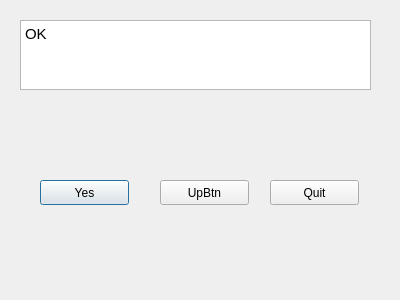
<?xml version="1.0" encoding="UTF-8"?>
<ui version="4.0">
 <class>Dialog</class>
 <widget class="QDialog" name="Dialog">
  <property name="geometry">
   <rect>
    <x>0</x>
    <y>0</y>
    <width>400</width>
    <height>300</height>
   </rect>
  </property>
  <property name="windowTitle">
   <string>Dialog</string>
  </property>
  <widget class="QTextEdit" name="textEdit">
   <property name="geometry">
    <rect>
     <x>20</x>
     <y>20</y>
     <width>351</width>
     <height>70</height>
    </rect>
   </property>
   <property name="html">
    <string>&lt;!DOCTYPE HTML PUBLIC &quot;-//W3C//DTD HTML 4.0//EN&quot; &quot;http://www.w3.org/TR/REC-html40/strict.dtd&quot;&gt;
&lt;html&gt;&lt;head&gt;&lt;meta name=&quot;qrichtext&quot; content=&quot;1&quot; /&gt;&lt;style type=&quot;text/css&quot;&gt;
p, li { white-space: pre-wrap; }
&lt;/style&gt;&lt;/head&gt;&lt;body style=&quot; font-family:'Gulim'; font-size:9pt; font-weight:400; font-style:normal;&quot;&gt;
&lt;p style=&quot; margin-top:0px; margin-bottom:0px; margin-left:0px; margin-right:0px; -qt-block-indent:0; text-indent:0px;&quot;&gt;&lt;span style=&quot; font-family:'Ubuntu'; font-size:11pt;&quot;&gt;OK&lt;/span&gt;&lt;/p&gt;&lt;/body&gt;&lt;/html&gt;</string>
   </property>
  </widget>
  <widget class="QPushButton" name="pushButton">
   <property name="geometry">
    <rect>
     <x>40</x>
     <y>180</y>
     <width>89</width>
     <height>25</height>
    </rect>
   </property>
   <property name="text">
    <string>Yes</string>
   </property>
  </widget>
  <widget class="QPushButton" name="UpBtn">
   <property name="geometry">
    <rect>
     <x>160</x>
     <y>180</y>
     <width>89</width>
     <height>25</height>
    </rect>
   </property>
   <property name="text">
    <string>UpBtn</string>
   </property>
  </widget>
  <widget class="QPushButton" name="pushButton_3">
   <property name="geometry">
    <rect>
     <x>270</x>
     <y>180</y>
     <width>89</width>
     <height>25</height>
    </rect>
   </property>
   <property name="text">
    <string>Quit</string>
   </property>
  </widget>
 </widget>
 <resources/>
 <connections/>
</ui>
